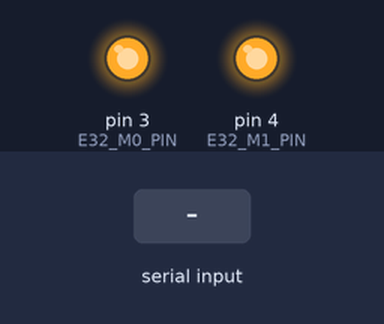
Simulated run of this sketch. Board: Arduino Mega 2560, built with avr-gcc and run on an emulated ATmega2560. On the bench: output pins drawn as LEDs (lit = HIGH). The test bench sets the inputs (shaded band). What the sketch prints to the serial monitor is not drawn.

Above: at 0.9 s.
1.0 s: "1" received over the second serial link
Timing chart, 0 to 4.0 s (numbered marks = the images above; inputs shaded):
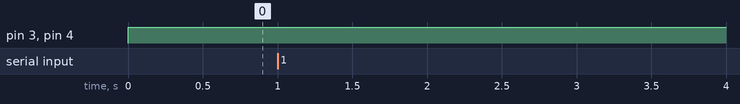

Measured:
- after the input at 1.0 s, every drawn part: stays the same

The sketch:

send_radio.ino
```cpp
// select board to set the pinout
//#define ARDUINO_NANO
#define ARDUINO_MEGA

#ifdef ARDUINO_NANO
  #include "SoftwareSerial.h"
  #define BOARD "arduino_nano"
#endif
#ifdef ARDUINO_MEGA
  #define BOARD "arduino_mega"
#endif

#ifdef ARDUINO_NANO
  #define RX_PIN 7
  #define TX_PIN 6
  #define E32_AUX_PIN 8
  #define E32_M0_PIN 4
  #define E32_M1_PIN 5
#endif
#ifdef ARDUINO_MEGA
  #define RX_PIN 7  // not used. Using Serial3
  #define TX_PIN 6  // not used. Using Serial3
  #define E32_AUX_PIN 2
  #define E32_M0_PIN 3
  #define E32_M1_PIN 4
#endif

#if defined(ARDUINO_NANO)
SoftwareSerial Serial3(RX_PIN, TX_PIN); //rx , tx
#endif

byte cnt;
byte buff[20];

void setup() {

  Serial.begin(9600);
  while (!Serial) {
    ; // wait for serial port to connect. Needed for Native USB only
  }

  Serial3.begin(9600);
  cnt=0;
  pinMode(E32_M0_PIN,OUTPUT); // m0
  pinMode(E32_M1_PIN,OUTPUT); // m1


  // get configuration parameters
  digitalWrite(E32_M0_PIN,HIGH);
  digitalWrite(E32_M1_PIN,HIGH);
  buff[0] = 0xc1;
  buff[1] = 0xc1;
  buff[2] = 0xc1;
  Serial3.write(buff,3);
  delay(10);

  while(1){
    if (Serial3.available()){
      buff[0] = Serial3.read();
      Serial.print(buff[0],HEX);
      Serial.print(", ");
      cnt++;
    }
    if (cnt>=6)
          break;
  }
  // expected configuration is 'C0, 0, 0, 1A, 17, 44'. this is the factory configuration

  // return to normal mode
  delay(10);
  digitalWrite(E32_M0_PIN,LOW);
  digitalWrite(E32_M1_PIN,LOW);
  delay(10);


}

void loop() {

 Serial3.write(cnt);
 cnt = (cnt + 1) % 0x0F;

 delay(500);

}
```
